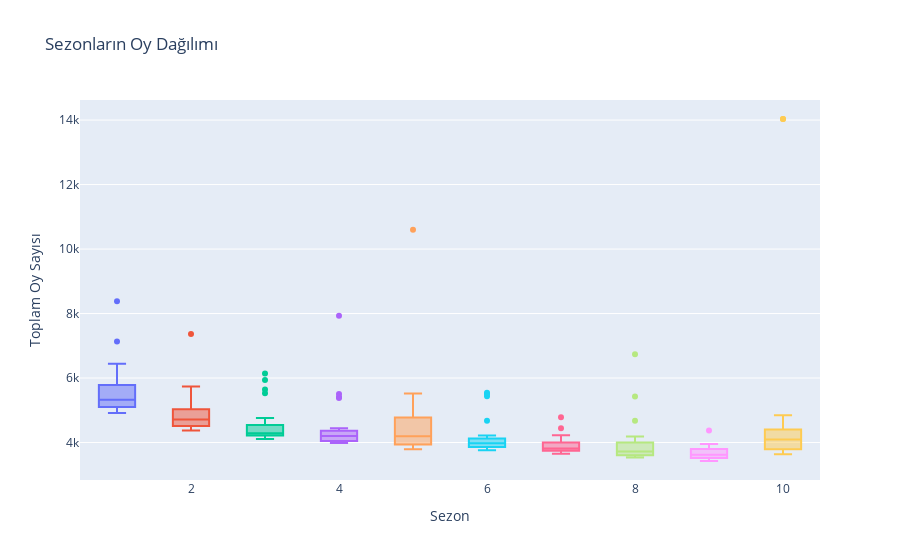

Notebook cell for this chart:
### Code cell
fig = px.box(all_data, x = "season", y = 'total_votes', color = 'season', labels = {"season": "Sezon",
                                                                                    "total_votes" : "Toplam Oy Sayısı"},
                                                                                     title = 'Sezonların Oy Dağılımı')
fig.update_layout(showlegend = False)   
fig.show()

### Figure 1 — Plotly figure (JSON) as saved in the notebook; plotly's stock layout.template omitted (floating-point values rounded to 4 significant figures)
{"data": [{"alignmentgroup": "True", "hovertemplate": "Sezon=%{x}<br>Toplam Oy Sayısı=%{y}<extra></extra>", "legendgroup": "1", "marker": {"color": "#636efa"}, "name": "1", "notched": false, "offsetgroup": "1", "orientation": "v", "showlegend": true, "type": "box", "x": [1, 1, 1, 1, 1, 1, 1, 1, 1, 1, 1, 1, 1, 1, 1, 1, 1, 1, 1, 1, 1, 1, 1, 1], "x0": " ", "xaxis": "x", "y": [8378, 6441, 6060, 5892, 5872, 5609, 7133, 5488, 5316, 5337, 5265, 5161, 5508, 5082, 5124, 5046, 5142, 5690, 4923, 4916, 4954, 4916, 5191, 5532], "y0": " ", "yaxis": "y"}, {"alignmentgroup": "True", "hovertemplate": "Sezon=%{x}<br>Toplam Oy Sayısı=%{y}<extra></extra>", "legendgroup": "2", "marker": {"color": "#EF553B"}, "name": "2", "notched": false, "offsetgroup": "2", "orientation": "v", "showlegend": true, "type": "box", "x": [2, 2, 2, 2, 2, 2, 2, 2, 2, 2, 2, 2, 2, 2, 2, 2, 2, 2, 2, 2, 2, 2, 2, 2], "x0": " ", "xaxis": "x", "y": [5036, 4827, 4841, 4689, 4697, 5035, 5740, 4734, 4529, 4752, 4648, 4891, 5073, 7366, 5138, 4553, 4498, 4501, 4615, 4372, 4415, 5487, 4432, 4433], "y0": " ", "yaxis": "y"}, {"alignmentgroup": "True", "hovertemplate": "Sezon=%{x}<br>Toplam Oy Sayısı=%{y}<extra></extra>", "legendgroup": "3", "marker": {"color": "#00cc96"}, "name": "3", "notched": false, "offsetgroup": "3", "orientation": "v", "showlegend": true, "type": "box", "x": [3, 3, 3, 3, 3, 3, 3, 3, 3, 3, 3, 3, 3, 3, 3, 3, 3, 3, 3, 3, 3, 3, 3, 3, 3], "x0": " ", "xaxis": "x", "y": [4591, 6141, 4378, 4217, 4328, 5646, 4267, 4291, 5940, 4284, 4444, 4218, 4227, 4221, 4529, 5525, 4168, 4312, 4147, 4114, 4442, 4185, 4109, 4273, 4759], "y0": " ", "yaxis": "y"}, {"alignmentgroup": "True", "hovertemplate": "Sezon=%{x}<br>Toplam Oy Sayısı=%{y}<extra></extra>", "legendgroup": "4", "marker": {"color": "#ab63fa"}, "name": "4", "notched": false, "offsetgroup": "4", "orientation": "v", "showlegend": true, "type": "box", "x": [4, 4, 4, 4, 4, 4, 4, 4, 4, 4, 4, 4, 4, 4, 4, 4, 4, 4, 4, 4, 4, 4, 4, 4], "x0": " ", "xaxis": "x", "y": [5379, 4197, 4258, 4127, 4173, 4280, 4325, 5408, 4031, 4005, 4296, 7935, 3990, 4030, 4208, 4058, 4213, 3983, 4198, 4124, 4446, 4033, 4412, 5502], "y0": " ", "yaxis": "y"}, {"alignmentgroup": "True", "hovertemplate": "Sezon=%{x}<br>Toplam Oy Sayısı=%{y}<extra></extra>", "legendgroup": "5", "marker": {"color": "#FFA15A"}, "name": "5", "notched": false, "offsetgroup": "5", "orientation": "v", "showlegend": true, "type": "box", "x": [5, 5, 5, 5, 5, 5, 5, 5, 5, 5, 5, 5, 5, 5, 5, 5, 5, 5, 5, 5, 5, 5, 5, 5], "x0": " ", "xaxis": "x", "y": [4704, 4844, 4408, 3955, 4262, 3948, 4000, 5523, 5103, 3931, 4962, 3922, 3923, 10596, 4136, 4251, 3948, 3833, 4261, 3832, 3978, 3795, 4322, 4897], "y0": " ", "yaxis": "y"}, {"alignmentgroup": "True", "hovertemplate": "Sezon=%{x}<br>Toplam Oy Sayısı=%{y}<extra></extra>", "legendgroup": "6", "marker": {"color": "#19d3f3"}, "name": "6", "notched": false, "offsetgroup": "6", "orientation": "v", "showlegend": true, "type": "box", "x": [6, 6, 6, 6, 6, 6, 6, 6, 6, 6, 6, 6, 6, 6, 6, 6, 6, 6, 6, 6, 6, 6, 6, 6, 6], "x0": " ", "xaxis": "x", "y": [4221, 3831, 3778, 3949, 3854, 3901, 3917, 4068, 5506, 4185, 3827, 3760, 3924, 3981, 4100, 4016, 5436, 3804, 3867, 4107, 4054, 4677, 3930, 4057, 5541], "y0": " ", "yaxis": "y"}, {"alignmentgroup": "True", "hovertemplate": "Sezon=%{x}<br>Toplam Oy Sayısı=%{y}<extra></extra>", "legendgroup": "7", "marker": {"color": "#FF6692"}, "name": "7", "notched": false, "offsetgroup": "7", "orientation": "v", "showlegend": true, "type": "box", "x": [7, 7, 7, 7, 7, 7, 7, 7, 7, 7, 7, 7, 7, 7, 7, 7, 7, 7, 7, 7, 7, 7, 7, 7], "x0": " ", "xaxis": "x", "y": [4027, 3747, 3724, 3748, 3704, 4443, 3801, 3697, 3655, 4019, 3915, 3983, 3754, 3971, 3855, 3989, 3690, 3735, 4165, 3835, 3764, 3775, 4229, 4781], "y0": " ", "yaxis": "y"}, {"alignmentgroup": "True", "hovertemplate": "Sezon=%{x}<br>Toplam Oy Sayısı=%{y}<extra></extra>", "legendgroup": "8", "marker": {"color": "#B6E880"}, "name": "8", "notched": false, "offsetgroup": "8", "orientation": "v", "showlegend": true, "type": "box", "x": [8, 8, 8, 8, 8, 8, 8, 8, 8, 8, 8, 8, 8, 8, 8, 8, 8, 8, 8, 8, 8, 8, 8, 8], "x0": " ", "xaxis": "x", "y": [4022, 4675, 3820, 5429, 3641, 3972, 3703, 4147, 6736, 3693, 3539, 3857, 3759, 3566, 3550, 3610, 3564, 3615, 3738, 3609, 3597, 3553, 3883, 4183], "y0": " ", "yaxis": "y"}, {"alignmentgroup": "True", "hovertemplate": "Sezon=%{x}<br>Toplam Oy Sayısı=%{y}<extra></extra>", "legendgroup": "9", "marker": {"color": "#FF97FF"}, "name": "9", "notched": false, "offsetgroup": "9", "orientation": "v", "showlegend": true, "type": "box", "x": [9, 9, 9, 9, 9, 9, 9, 9, 9, 9, 9, 9, 9, 9, 9, 9, 9, 9, 9, 9, 9, 9, 9, 9], "x0": " ", "xaxis": "x", "y": [3944, 3942, 3631, 3672, 3753, 3935, 3952, 4375, 3611, 3734, 3487, 3599, 3577, 3516, 3539, 3467, 3613, 3738, 3502, 3503, 3427, 3522, 3663, 3839], "y0": " ", "yaxis": "y"}, {"alignmentgroup": "True", "hovertemplate": "Sezon=%{x}<br>Toplam Oy Sayısı=%{y}<extra></extra>", "legendgroup": "10", "marker": {"color": "#FECB52"}, "name": "10", "notched": false, "offsetgroup": "10", "orientation": "v", "showlegend": true, "type": "box", "x": [10, 10, 10, 10, 10, 10, 10, 10, 10, 10, 10, 10, 10, 10, 10, 10, 10, 10], "x0": " ", "xaxis": "x", "y": [4141, 4476, 4346, 3792, 3750, 3797, 3640, 4400, 3829, 3677, 4842, 4258, 4054, 3953, 3700, 4290, 14033, 14033], "y0": " ", "yaxis": "y"}], "layout": {"boxmode": "overlay", "legend": {"title": {"text": "Sezon"}, "tracegroupgap": 0}, "showlegend": false, "title": {"text": "Sezonların Oy Dağılımı"}, "xaxis": {"anchor": "y", "categoryarray": [1, 2, 3, 4, 5, 6, 7, 8, 9, 10], "categoryorder": "array", "domain": [0, 1], "title": {"text": "Sezon"}}, "yaxis": {"anchor": "x", "domain": [0, 1], "title": {"text": "Toplam Oy Sayısı"}}}}
